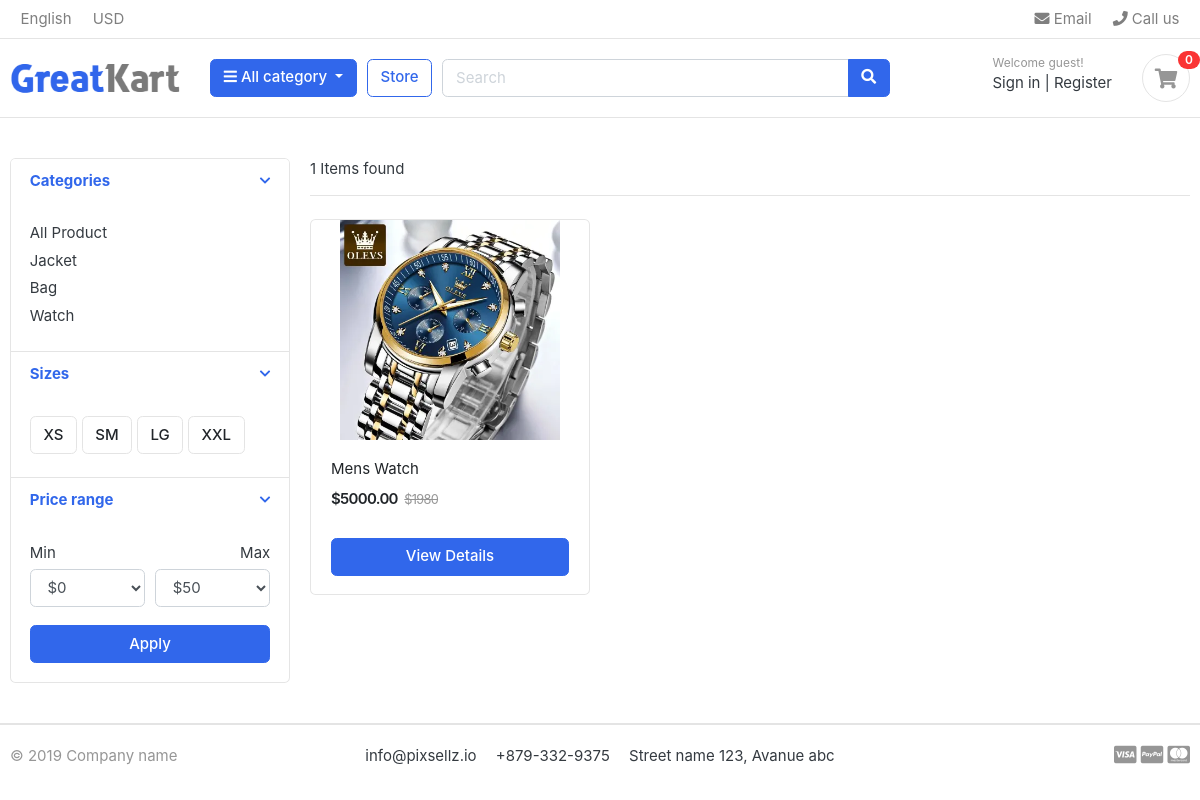
Screenshot of /store/category/watch/ with the database file from the repository.
### product/models.py (models this page shows, shortened)
class Category(models.Model):
    name = models.CharField(max_length=100)
    slug = models.SlugField(max_length=200, unique=True)
    description = models.TextField(blank=True)
    image = models.ImageField(blank=True, upload_to='images/category/')
    created = models.DateTimeField(auto_now_add=True)
    updated = models.DateTimeField(auto_now=True)
    def get_url(self):
        return reverse('product_by_category', args=[self.slug])
    class Meta:
        verbose_name_plural = 'Categories'

class Product(models.Model):
    name = models.CharField(max_length=200)
    slug = models.SlugField(max_length=200, unique=True)
    description = models.TextField(blank=True)
    price = models.DecimalField(max_digits=10, decimal_places=2)
    image = models.ImageField(blank=True, upload_to='images/product/')
    category = models.ForeignKey(Category, on_delete=models.CASCADE)
    stock = models.IntegerField(default=0)
    available = models.BooleanField(default=True)
    created = models.DateTimeField(auto_now_add=True)
    updated = models.DateTimeField(auto_now=True)
    def get_url(self):
        return reverse('product_details', args=(self.category.slug, self.slug))

### product/views.py (the view)
# urls.py: path('store/', include('product.urls')),
def store(request, category_slug=None):
    if category_slug != None:
        products = Product.objects.filter(category__slug=category_slug).filter(
            available=True
        )
        paginator = Paginator(products, 2)
        page = request.GET.get("page")
        products_ = paginator.get_page(page)
        product_count = products.count()
    else:
        products = Product.objects.all().filter(available=True)
        paginator = Paginator(products, 3)
        page = request.GET.get("page")
        products_ = paginator.get_page(page)
        product_count = products.count()
    context = {
        "products": products_,
        "product_count": product_count,
    }
    return render(request, "product/store.html", context)

### cart/context_processors.py (called while the page is built)
def cart_count(request):
    cart_id = _cart_id(request)
    cart_count = 0
    if cart_id:
        cart = Cart.objects.get(cart_id=cart_id)
        cart_items = CartItem.objects.all().filter(cart=cart)
        cart_count = cart_items.count()
        return {'cart_count': cart_count}
    else:
        return {'cart_count': 0}

### cart/views.py (called while the page is built)
def _cart_id(request):
    cart = request.session.session_key
    print(cart)
    if not cart:
        cart = request.session.create()
    return cart

### product/context_processors.py (called while the page is built)
def category_list(request):
    categories = Category.objects.all()
    return {
        'categories': categories,
    }

### product/templates/product/store.html (shortened to what this page needs)
{% extends 'base.html' %}
{% load static %}
{% block body %}
{% include 'components/header.html' %}
<section class="section-content padding-y">
    <div class="container">
        <div class="row">
            <aside class="col-md-3">
                <div class="card">
                    <article class="filter-group">
                        <header class="card-header">
                            <a href="#" data-toggle="collapse" data-target="#collapse_1" aria-expanded="true" class="">
                                <i class="icon-control fa fa-chevron-down"></i>
                                <h6 class="title">Categories</h6>
                            </a>
                        </header>
                        <div class="filter-content collapse show" id="collapse_1" style="">
                            <div class="card-body">
                                <ul class="list-menu">
                                    <li><a href="{% url 'store' %}">All Product </a></li>
                                    {% for category in categories %}
                                    <li><a href="{{category.get_url}}">{{category.name}} </a></li>
                                    {% endfor %}
                                </ul>
                            </div>
                        </div>
                    </article>
                    <article class="filter-group">
                        <header class="card-header">
                            <a href="#" data-toggle="collapse" data-target="#collapse_4" aria-expanded="true" class="">
                                <i class="icon-control fa fa-chevron-down"></i>
                                <h6 class="title">Sizes </h6>
                            </a>
                        </header>
                        <div class="filter-content collapse show" id="collapse_4" style="">
                            <div class="card-body">
                                <label class="checkbox-btn">
                                    <span class="btn btn-light"> XS </span>
                                </label>
                                <label class="checkbox-btn">
                                    <span class="btn btn-light"> SM </span>
                                </label>
                                <label class="checkbox-btn">
                                    <span class="btn btn-light"> LG </span>
                                </label>
                                <label class="checkbox-btn">
                                    <span class="btn btn-light"> XXL </span>
                                </label>
                            </div>
                        </div>
                    </article>
                    <article class="filter-group">
                        <header class="card-header">
                            <a href="#" data-toggle="collapse" data-target="#collapse_3" aria-expanded="true" class="">
                                <i class="icon-control fa fa-chevron-down"></i>
                                <h6 class="title">Price range </h6>
                            </a>
                        </header>
                        <div class="filter-content collapse show" id="collapse_3" style="">
                            <div class="card-body">
                                <div class="form-row">
                                    <div class="form-group col-md-6">
                                        <label>Min</label>
                                        <select class="mr-2 form-control">
                                            <option value="0">$0</option>
                                        </select>
                                    </div>
                                    <div class="form-group text-right col-md-6">
                                        <label>Max</label>
                                        <select class="mr-2 form-control">
                                            <option value="50">$50</option>
                                        </select>
                                    </div>
                                </div>
                                <button class="btn btn-block btn-primary">Apply</button>
                            </div>
                        </div>
                    </article>
                </div>
            </aside>
            <main class="col-md-9">
                <header class="border-bottom mb-4 pb-3">
                    <div class="form-inline">
                        <span class="mr-md-auto">{{product_count}} Items found </span>
                    </div>
                </header>
                <div class="row">
                    {% for product in products %}
                    <div class="col-md-4">
                        <figure class="card card-product-grid">
                            <div class="img-wrap">
                                <img
                                    src="{% if product.image %}{{ product.image.url }} {% else %} {% static './no-image.png' %} {% endif %}">
                            </div>
                            <figcaption class="info-wrap">
                                <div class="fix-height">
                                    <a href="{{product.get_url}}" class="title">{{product.name}}</a>
                                    <div class="price-wrap mt-2">
                                        <span class="price">${{product.price}}</span>
                                        <del class="price-old">$1980</del>
                                    </div>
                                </div>
                                <a href="{{ product.get_url }}" class="btn btn-block btn-primary">View Details </a>
                            </figcaption>
                        </figure>
                    </div>
                    {% endfor %}
                </div>
            </main>
        </div>
    </div>
</section>
{% include 'components/footer.html' %}
{% endblock %}

### static/css/ui.css (style rules this page uses)
html { font-family: "Inter", sans-serif; font-size: 15px; }
.img-wrap { text-align: center; display: block; }
.img-wrap img { max-width: 100%; }
.price-wrap { letter-spacing: -0.7px; }
.padding-y { padding-top: 40px; padding-bottom: 40px; }
figure { margin-bottom: 0; }
article:after, .form-group:after { display: block; clear: both; content: ""; }
.btn-light { background-color: #fff; border-color: #e4e4e4; }
[class*=list-] li:after { visibility: hidden; display: block; content: ""; overflow: hidden; height: 0; clear: both; }
.list-menu { list-style: none; margin: 0; padding-left: 0; }
.list-menu li { margin-bottom: 5px; }
.list-menu a { color: #343a40; }
[class*=card-product] a.title { color: #212529; display: block; }
[class*=card-product] .img-wrap { overflow: hidden; position: relative; }
[class*=card-product] .img-wrap img { height: 100%; max-width: 100%; width: auto; display: inline-block; -o-object-fit: cover; object-fit: cover; }
.card-product-grid { margin-bottom: 20px; }
.card-product-grid .img-wrap { border-radius: 0.2rem 0.2rem 0 0; height: 220px; }
.card-product-grid .info-wrap { overflow: hidden; padding: 18px 20px; }
.card-product-grid .fix-height { height: 80px; overflow: hidden; }
.card .img-wrap { overflow: hidden; }
.price { font-weight: 600; color: #212529; }
.price-old { color: #969696; margin-left: 3px; font-size: 85%; }
.icon-control { margin-top: 5px; float: right; font-size: 80%; }
.card-header .title { margin-bottom: 0; line-height: 1.5; }
.filter-group { border-bottom: 1px solid #e4e4e4; }
.filter-group .card-header { border-bottom: 0; }
.filter-group:last-child { border-bottom: 0; }
.checkbox-btn { position: relative; }

### rows the page displays
Category: name "Jacket"
Category: name "Bag"
Category: name "Watch"
Product: image (picture), name "Mens Watch", price "5000.00"

### other values shown
{{ cart_count }} "0"
{{ product_count }} "1"
